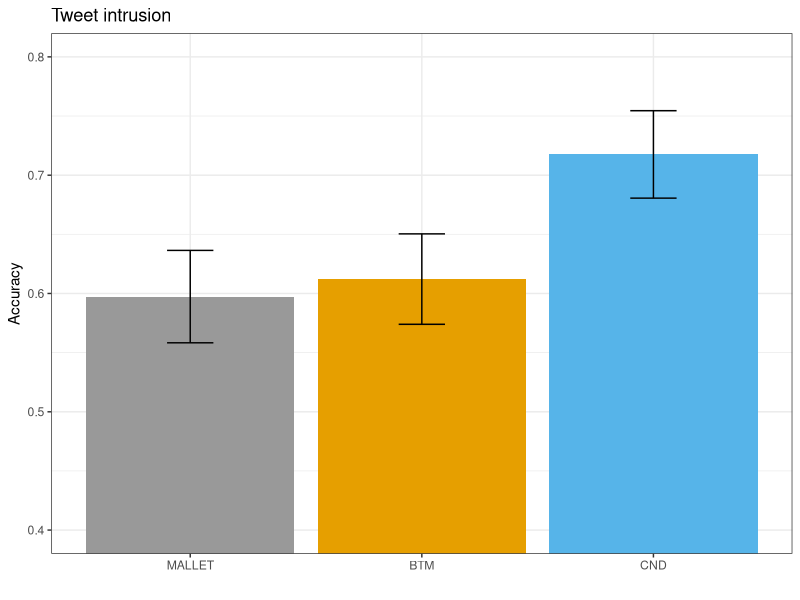
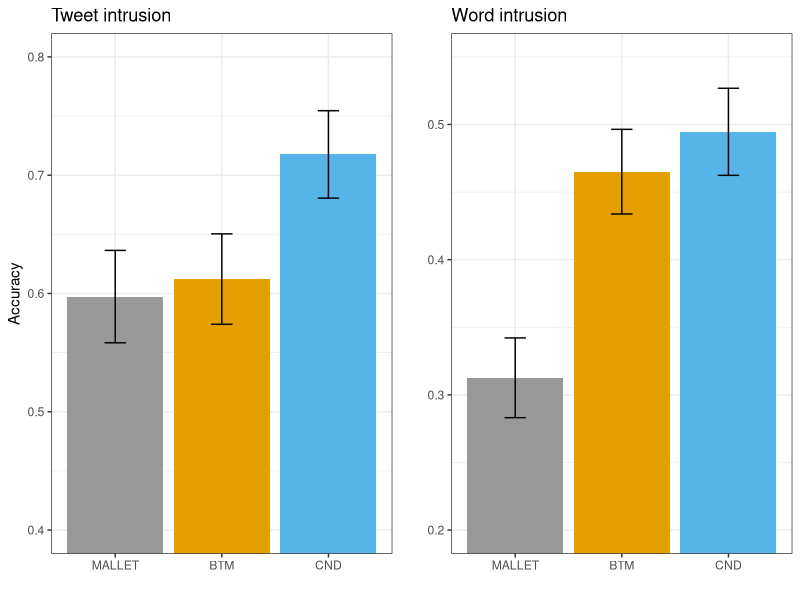

Write R code to recreate these figures, in order.
library(ggplot2)
library(ggrepel)
library(RColorBrewer)
library(gridExtra)
library(grid)
library(scales)

setwd('/Users/ddemszky/Google_Drive/Research/Framing/NAACL/framing-twitter')
data <- read.csv("data/topic_eval/collapsed_tweet_results.csv",header=TRUE)
data2 <- read.csv("data/topic_eval/collapsed_word_results.csv",header=TRUE)

cbPalette <- c("#999999", "#E69F00", "#56B4E9", "#009E73", "#F0E442", "#0072B2", "#D55E00", "#CC79A7")

p1 = ggplot(data=data, aes(x=reorder(model, accuracy), y=accuracy, fill=reorder(model, accuracy))) +
  geom_bar(stat="identity", ) +
  geom_errorbar(aes(ymin=accuracy-se, ymax=accuracy+se), width=.2) +
  xlab("") +
  ylab("Accuracy") +
  theme_bw() +
  ggtitle("Tweet intrusion") +
  scale_fill_manual(values=cbPalette) +
  guides(fill=FALSE) +
  scale_y_continuous(limits=c(.4,.8),oob = rescale_none)
  
p1

p2 = ggplot(data=data2, aes(x=reorder(model, accuracy), y=accuracy, fill=reorder(model, accuracy))) +
  geom_bar(stat="identity", ) +
  geom_errorbar(aes(ymin=accuracy-se, ymax=accuracy+se), width=.2) +
  xlab("") +
  ylab("") +
  theme_bw() +
  ggtitle("Word intrusion")+
  scale_fill_manual(values=cbPalette) +
  guides(fill=FALSE) +
  scale_y_continuous(limits=c(.2,.55),oob = rescale_none)

grid.arrange(p1, p2, nrow=1)
